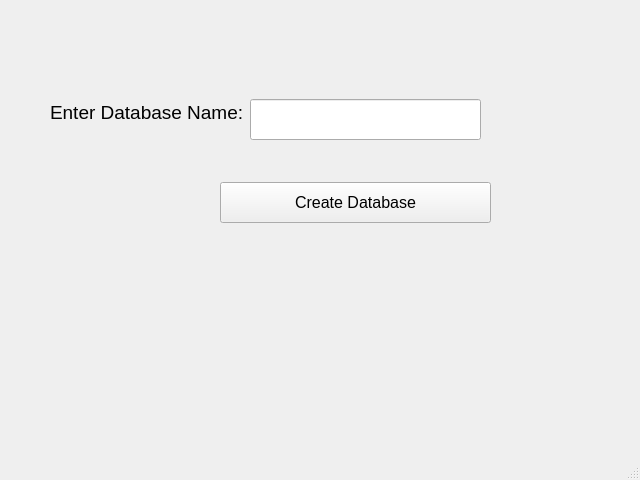
<?xml version="1.0" encoding="UTF-8"?>
<ui version="4.0">
 <class>MainWindow</class>
 <widget class="QMainWindow" name="MainWindow">
  <property name="geometry">
   <rect>
    <x>0</x>
    <y>0</y>
    <width>640</width>
    <height>480</height>
   </rect>
  </property>
  <property name="windowTitle">
   <string>MainWindow</string>
  </property>
  <widget class="QWidget" name="centralwidget">
   <widget class="QLabel" name="label">
    <property name="geometry">
     <rect>
      <x>50</x>
      <y>92</y>
      <width>201</width>
      <height>41</height>
     </rect>
    </property>
    <property name="font">
     <font>
      <pointsize>14</pointsize>
     </font>
    </property>
    <property name="text">
     <string>Enter Database Name:</string>
    </property>
   </widget>
   <widget class="QLineEdit" name="lineEditDBName">
    <property name="geometry">
     <rect>
      <x>250</x>
      <y>99</y>
      <width>231</width>
      <height>41</height>
     </rect>
    </property>
   </widget>
   <widget class="QLabel" name="labelResponse">
    <property name="geometry">
     <rect>
      <x>70</x>
      <y>240</y>
      <width>511</width>
      <height>41</height>
     </rect>
    </property>
    <property name="font">
     <font>
      <pointsize>14</pointsize>
     </font>
    </property>
    <property name="text">
     <string/>
    </property>
   </widget>
   <widget class="QPushButton" name="pushButtonCreateDB">
    <property name="geometry">
     <rect>
      <x>220</x>
      <y>182</y>
      <width>271</width>
      <height>41</height>
     </rect>
    </property>
    <property name="font">
     <font>
      <pointsize>12</pointsize>
     </font>
    </property>
    <property name="text">
     <string>Create Database</string>
    </property>
   </widget>
  </widget>
  <widget class="QMenuBar" name="menubar">
   <property name="geometry">
    <rect>
     <x>0</x>
     <y>0</y>
     <width>640</width>
     <height>21</height>
    </rect>
   </property>
  </widget>
  <widget class="QStatusBar" name="statusbar"/>
 </widget>
 <resources/>
 <connections/>
</ui>
